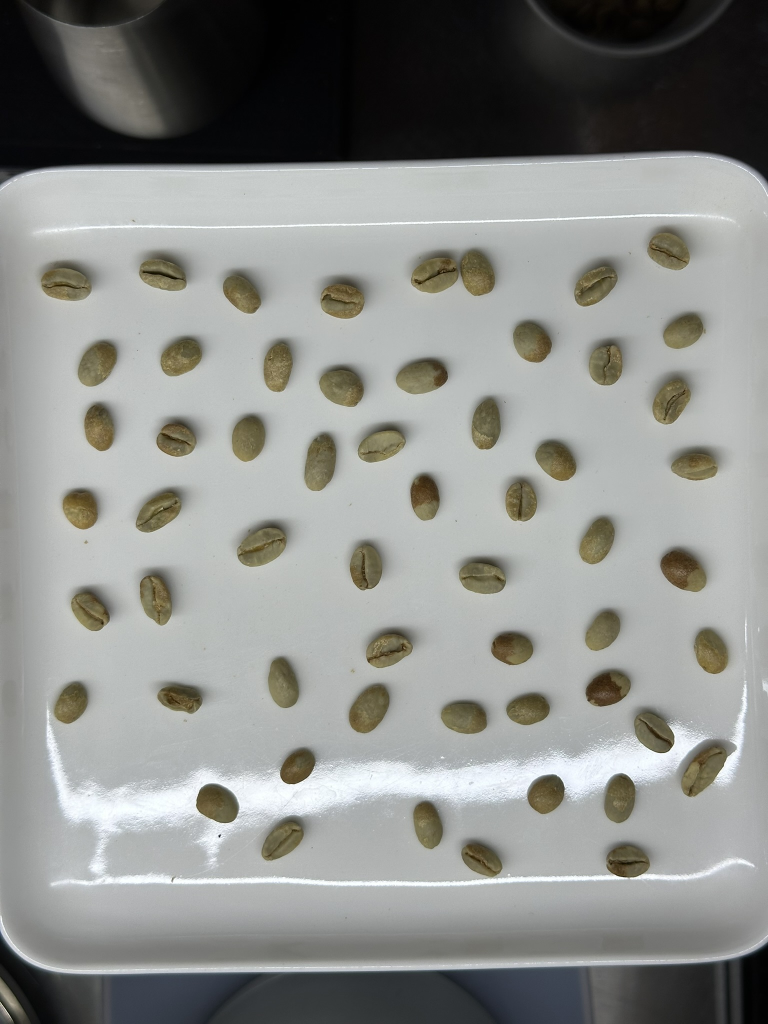
#> input picture coffee_beans_data/honduras_natural/coffee_beans_photo/IMG_1133.JPEG, 1536 x 2048 px (shown at 1/2 size); its folder holds only this picture in this run
$ jupyter execute use_OpenCV.ipynb
#> lines starting #> are read from the running program, lines starting #| are printed output that depends on the picture; after the words box and inside, x2 and y2 are one past the last pixel; in counts of white or black regions, pixels touching at a corner belong together
[cell 1]
# --- 咖啡豆類型選擇區塊（全 notebook 共用）---
bean_type = "honduras_natural"  # 可選："ethiopia_washed", "kenya_natural", "honduras_natural"
input_folder = f"coffee_beans_data/{bean_type}/coffee_beans_photo"
output_folder_unclassified = f"coffee_beans_data/{bean_type}/crop/unclassified"  # 新增未分類資料夾

import cv2
import numpy as np
import os
import glob

# 建立輸出資料夾
os.makedirs(output_folder_unclassified, exist_ok=True)

# 清空未分類資料夾內的舊檔案
for f in os.listdir(output_folder_unclassified):
    os.remove(os.path.join(output_folder_unclassified, f))

# 取得所有圖片路徑
image_paths = glob.glob(os.path.join(input_folder, "*.jpg")) + glob.glob(os.path.join(input_folder, "*.jpeg"))

if len(image_paths) == 0:
    raise FileNotFoundError(f"找不到 {input_folder} 下的 jpg/jpeg 檔案")

bean_count = 0

for img_idx, image_path in enumerate(image_paths):
    image = cv2.imread(image_path)
#> image is the input picture: shape (2048, 1536, 3); mean B, G, R 138.2, 141.4, 140
    gray = cv2.cvtColor(image, cv2.COLOR_BGR2GRAY)
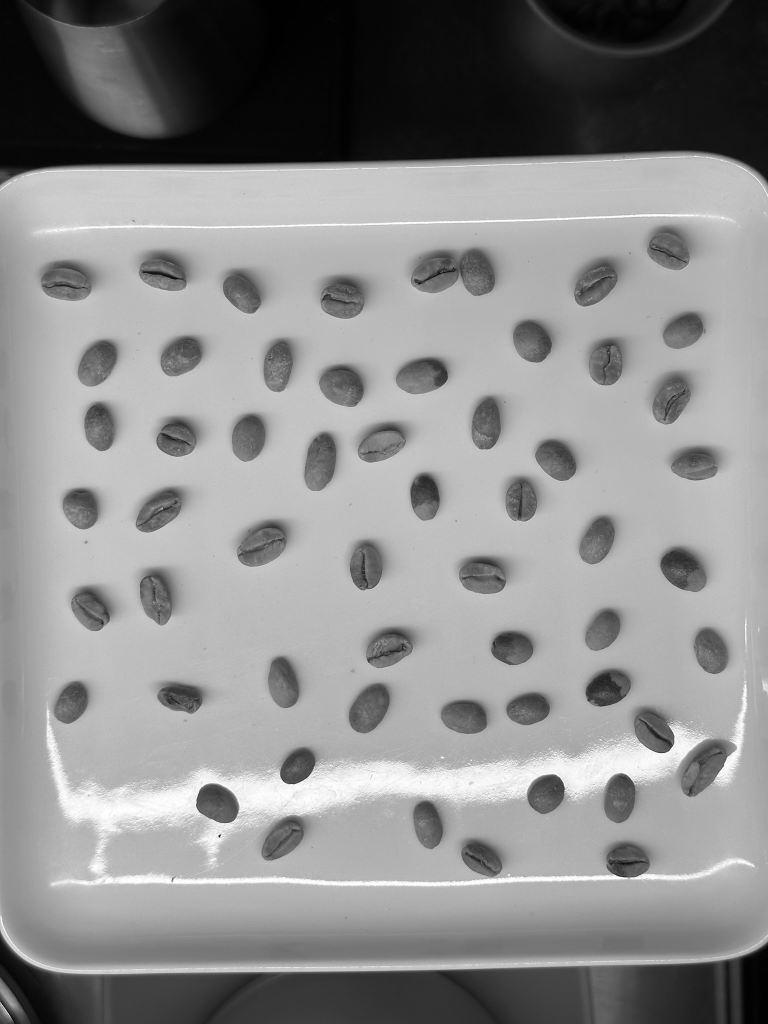
#> gray: shape (2048, 1536) (shown at 1/2 size); min 0, max 255, mean 140.6
    blurred = cv2.GaussianBlur(gray, (11, 11), 0)
    _, binary = cv2.threshold(blurred, 0, 255, cv2.THRESH_BINARY_INV + cv2.THRESH_OTSU)
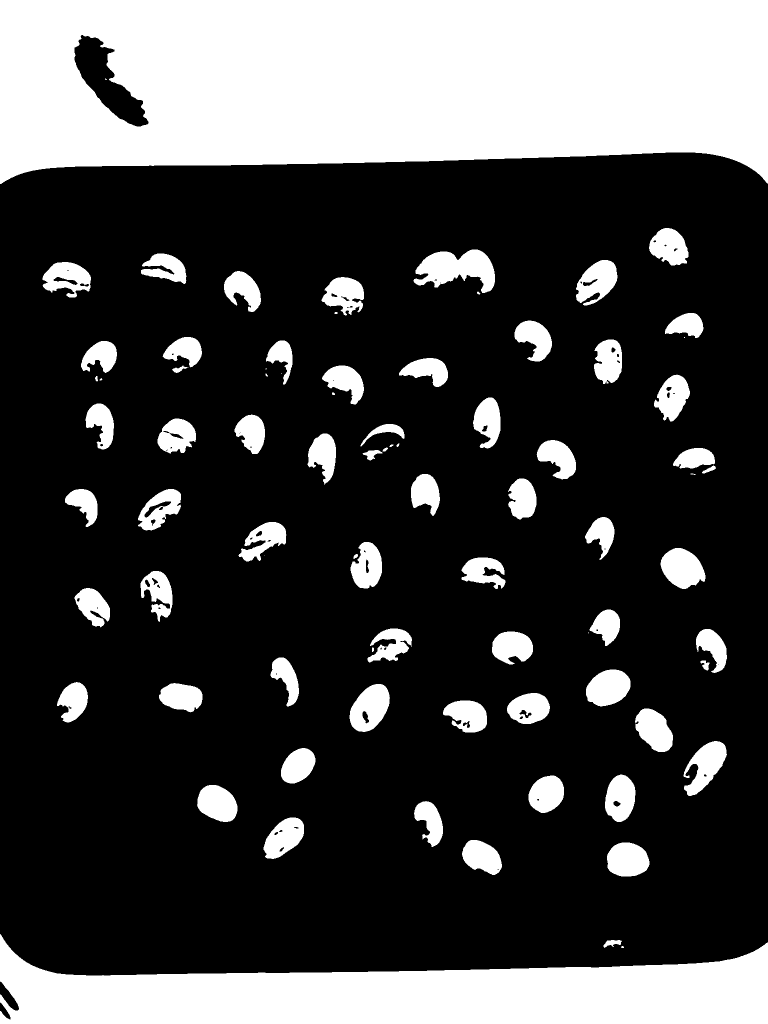
#> binary: shape (2048, 1536) (shown at 1/2 size); 27.6% white; 82 white regions (10 under 20 px), largest, box (x1, y1, x2, y2) and area: (0, 0, 1536, 368) 487556, (0, 1868, 1536, 2048) 168754, (827, 499, 990, 586) 8373
    kernel = np.ones((5, 5), np.uint8)
    binary = cv2.morphologyEx(binary, cv2.MORPH_OPEN, kernel)
#> binary: shape (2048, 1536); 27.5% white; 69 white regions
    contours, _ = cv2.findContours(binary, cv2.RETR_EXTERNAL, cv2.CHAIN_APPROX_SIMPLE)
#> contours = 69 contours; largest, box (x1, y1, x2, y2) and area: (0, 0, 1536, 368) 496620, (0, 1870, 1536, 2048) 166978, (828, 499, 990, 586) 8087, (699, 1368, 779, 1464) 5317, (1321, 1096, 1411, 1178) 5045

    filtered_contours = []
    for contour in contours:
        x, y, w, h = cv2.boundingRect(contour)
        aspect_ratio = float(w) / h
        area = cv2.contourArea(contour)
        if 1000 < area < 40000 and 0.3 < aspect_ratio < 2:
            filtered_contours.append(contour)
#> this loop made 69 passes
#> (x, y, w, h, aspect_ratio, area) on passes 1 to 12: (1208, 1880, 34, 14, 2.43, 256.5), (0, 1870, 1536, 178, 8.63, 166977.5), (1214, 1685, 85, 68, 1.25, 4529.5), (924, 1680, 80, 70, 1.14, 3735.5), (845, 1669, 6, 7, 0.857, 29), (527, 1635, 81, 83, 0.976, 4292.5), (829, 1603, 57, 90, 0.633, 2875.5), (395, 1570, 80, 74, 1.08, 4369.5), (1057, 1551, 71, 75, 0.947, 3947.5), (1210, 1549, 61, 95, 0.642, 4299.5), (562, 1496, 69, 71, 0.972, 3441.5), (1368, 1482, 85, 110, 0.773, 4784)
#> after the loop, filtered_contours = 54 contours; largest, box (x1, y1, x2, y2) and area: (828, 499, 990, 586) 8087, (699, 1368, 779, 1464) 5317, (1321, 1096, 1411, 1178) 5045, (1172, 1339, 1261, 1413) 4824, (1368, 1482, 1453, 1592) 4784

    for i, contour in enumerate(filtered_contours):
        x, y, w, h = cv2.boundingRect(contour)
        bean_crop = image[y:y+h, x:x+w]
        bean_path = os.path.join(output_folder_unclassified, f"bean_{bean_count}.jpg")
        cv2.imwrite(bean_path, bean_crop)
        bean_count += 1
#> this loop made 54 passes
#> (x, y, w, h) on passes 1 to 12: (1214, 1685, 85, 68), (924, 1680, 80, 70), (527, 1635, 81, 83), (829, 1603, 57, 90), (395, 1570, 80, 74), (1057, 1551, 71, 75), (1210, 1549, 61, 95), (562, 1496, 69, 71), (1368, 1482, 85, 110), (1271, 1417, 75, 87), (886, 1401, 88, 64), (1014, 1386, 86, 62)
#> pass 1, `bean_crop = image[y:y+h, x:x+w]`:
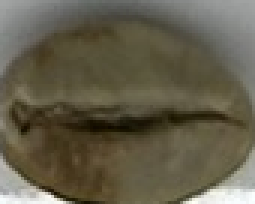
#> bean_crop: shape (68, 85, 3) (shown 3 times larger); mean B, G, R 74.9, 93.7, 99.3
#> pass 2, `bean_crop = image[y:y+h, x:x+w]`:
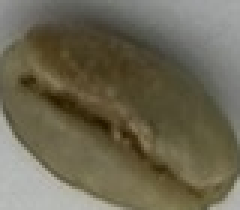
#> bean_crop: shape (70, 80, 3) (shown 3 times larger); mean B, G, R 82.7, 102.7, 108.2
#> pass 3, `bean_crop = image[y:y+h, x:x+w]`:
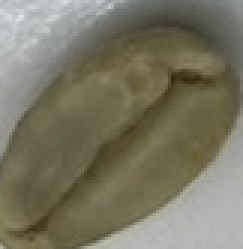
#> bean_crop: shape (83, 81, 3) (shown 3 times larger); mean B, G, R 98.5, 118.3, 121.7
#> after the loop, bean_count = 54

print(f"✅ 共偵測到 {bean_count} 顆咖啡豆，已儲存於 '{output_folder_unclassified}' 資料夾！")
#| ✅ 共偵測到 54 顆咖啡豆，已儲存於 'coffee_beans_data/honduras_natural/crop/unclassified' 資料夾！

[cell 2]
import cv2
import numpy as np
import matplotlib.pyplot as plt
import glob
import os

# 取得所有圖片路徑
image_paths = glob.glob(os.path.join(input_folder, "*.jpg")) + glob.glob(os.path.join(input_folder, "*.jpeg"))
# 這裡以第一張圖片為例
if len(image_paths) == 0:
    raise FileNotFoundError(f"找不到 {input_folder} 下的 jpg/jpeg 檔案")
image_path = image_paths[0]
image = cv2.imread(image_path)

# 轉換為灰階
gray = cv2.cvtColor(image, cv2.COLOR_BGR2GRAY)

# 使用高斯模糊降低噪聲
blurred = cv2.GaussianBlur(gray, (11, 11), 0)

# 二值化處理（Otsu 門檻處理）
_, binary = cv2.threshold(blurred, 0, 255, cv2.THRESH_BINARY_INV + cv2.THRESH_OTSU)

# 應用形態學運算來去除小的雜訊
kernel = np.ones((5, 5), np.uint8)
binary = cv2.morphologyEx(binary, cv2.MORPH_OPEN, kernel)

# 重新偵測輪廓
contours, _ = cv2.findContours(binary, cv2.RETR_EXTERNAL, cv2.CHAIN_APPROX_SIMPLE)

# 過濾輪廓：根據面積大小 & 橢圓度
filtered_contours = []
for contour in contours:
    x, y, w, h = cv2.boundingRect(contour)
    aspect_ratio = float(w) / h  # 計算長寬比
    area = cv2.contourArea(contour)

    if 1000 < area < 40000 and 0.3 < aspect_ratio < 2:
        filtered_contours.append(contour)

# 在原圖上畫出檢測到的輪廓
output_image = image.copy()
cv2.drawContours(output_image, filtered_contours, -1, (0, 255, 0), 2)
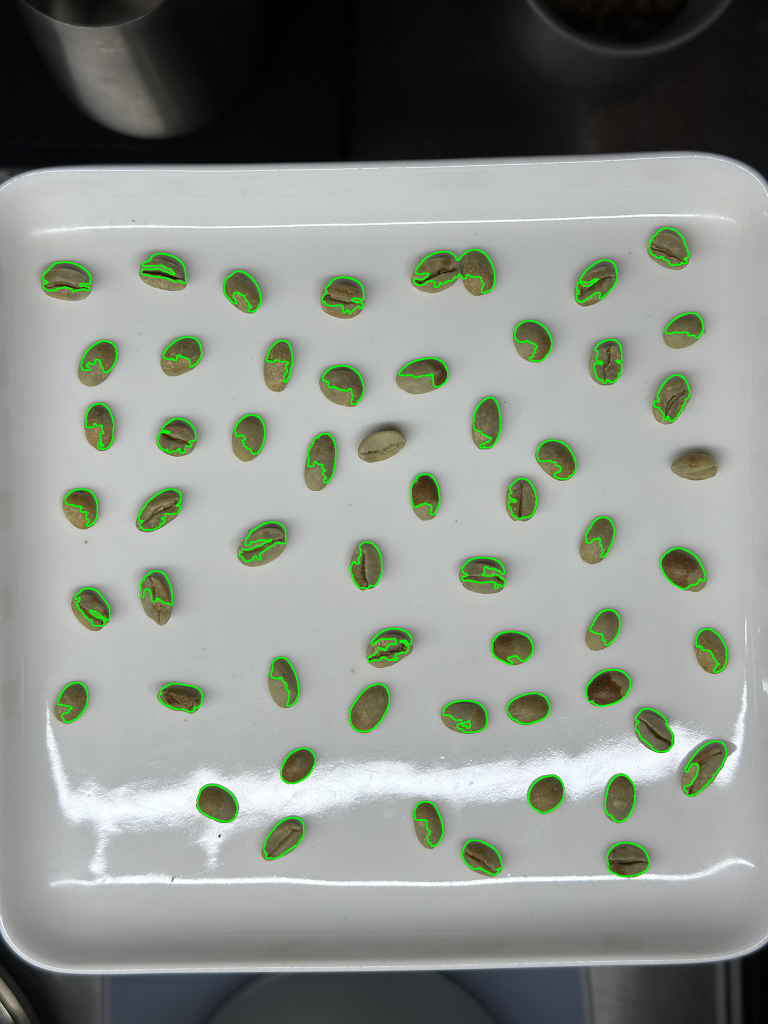
#> output_image: shape (2048, 1536, 3) (shown at 1/2 size); 1.63% of pixels changed, all inside (x1, y1, x2, y2) = (84, 455, 1455, 1754)

# 顯示處理後的影像
plt.figure(figsize=(10, 10))
plt.imshow(cv2.cvtColor(output_image, cv2.COLOR_BGR2RGB))
plt.axis("off")
plt.title(f"Detected Coffee Beans: {len(filtered_contours)}")
plt.show()
